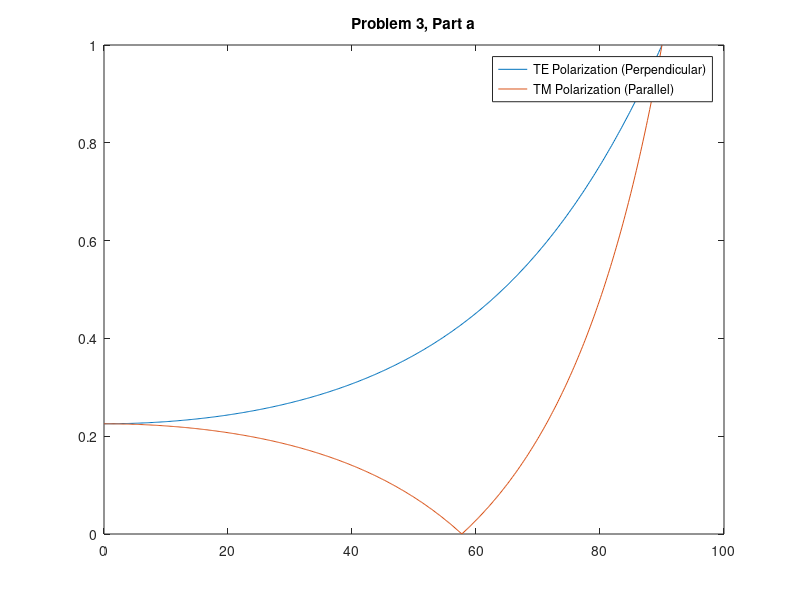
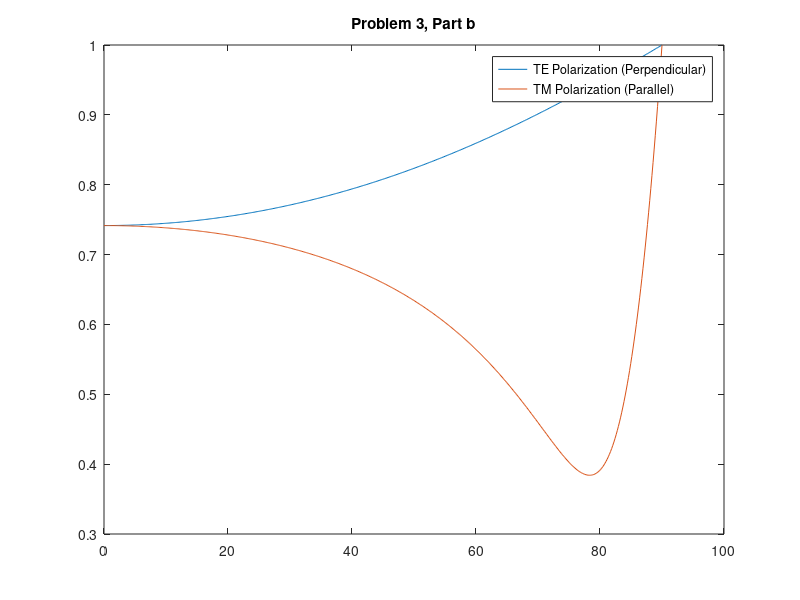

MATLAB code to generate these figures, in order:
%% ECE 8873 - Homework 1, Problem 3
% Caitlyn Caggia

clear all; close all;

% Given Values
epR = 2.5;
sigma = 0.0005;
f = 3e9;

% Constants
eta0 = 377;
ep0 = 8.85e-12;
mu0 = (4*pi)*10^(-7);

%% Part A

% Calculate Angles
thetai = linspace(0,90,500);
thetat = asind(1./sqrt(epR).*sind(thetai));

% Calculate Reflection Coefficients
omega = 2*pi*f;
eta = sqrt(mu0/(ep0*2.5 - j*sigma/omega));
gammaTE = (eta.*cosd(thetai) - eta0.*cosd(thetat)) ./ ...
    (eta.*cosd(thetai) + eta0.*cosd(thetat));
gammaTM = (-eta0.*cosd(thetai) + eta.*cosd(thetat)) ./ ...
    (eta0.*cosd(thetai) + eta.*cosd(thetat));

%% Part B Calculations

% New Values
sigmab = 4; 
epRb = 81;

% Calculate Angles
thetai = linspace(0,90,500);
thetat = asind(1./sqrt(epRb).*sind(thetai));

% Calculate Reflection Coefficients
omegab = 2*pi*f;
etab = sqrt(mu0/(ep0*2.5 - j*sigmab/omegab));
gammaTEb = (etab.*cosd(thetai) - eta0.*cosd(thetat)) ./ ...
    (etab.*cosd(thetai) + eta0.*cosd(thetat));
gammaTMb = (-eta0.*cosd(thetai) + etab.*cosd(thetat)) ./ ...
    (eta0.*cosd(thetai) + etab.*cosd(thetat));

%% Generate Plots
figure
plot(thetai, abs(gammaTE), thetai, abs(gammaTM))
legend('TE Polarization (Perpendicular)','TM Polarization (Parallel)')
title('Problem 3, Part a')

figure
plot(thetai, abs(gammaTEb), thetai, abs(gammaTMb))
legend('TE Polarization (Perpendicular)','TM Polarization (Parallel)')
title('Problem 3, Part b')